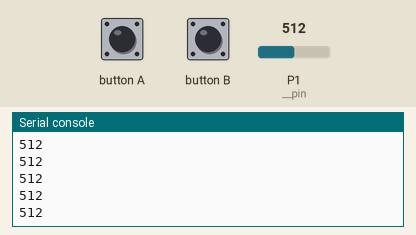
Bench run of a program on a simulated BBC micro:bit running MicroPython. On the bench: the last lines printed to the serial console. Inputs (shaded band) come from the test bench; at power-on: P1 (__pin) = 512 (analog values on the 0–1023 scale).

Above: at 1.2 s.
1.3 s: P1 (__pin) set to 716
At 2.3 s:
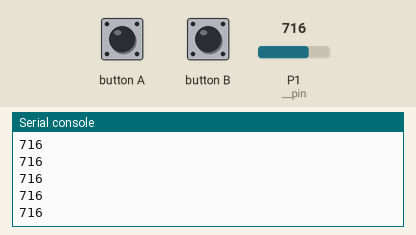
2.8 s: P1 (__pin) set to 900
At 3.3 s:
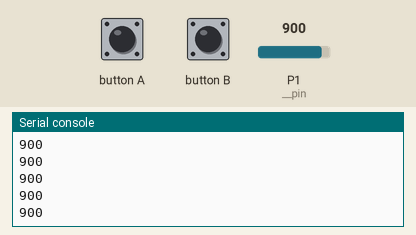
Timing chart, 0 to 4.5 s (numbered marks = the images above; inputs shaded):
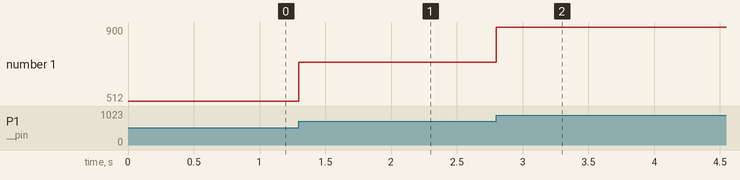

The program:

trimpot.py
```python
from microbit import *
from enum import *


class TRIMPOT(object):
    """基本描述

    电位器，返回0-1023值

    Args:
        RJ_pin (pin): 连接端口

    Returns:
        analog: 模拟值
    """
    def __init__(self, RJ_pin):
        if RJ_pin == J1:
            self.__pin = pin1
        elif RJ_pin == J2:
            self.__pin = pin2

    def get_analog(self):
        """基本描述

        读取电位器模拟值

        Returns:
            analog: 模拟值
        """
        return self.__pin.read_analog()


if __name__ == "__main__":
    s = TRIMPOT(J1)
    while True:
        print(s.get_analog())
```

enum.py
```python
from microbit import *

J1 = pin8
J2 = pin12
J3 = pin14
J4 = pin16
```

Measured:
- after the input at 1.3 s, the serial console: prints a new line at once (image 1)
- after the input at 2.8 s, the serial console: prints a new line at once (image 2)
- plotted number 1: 512 → 716 after the input at 1.3 s, 716 → 900 after the input at 2.8 s
